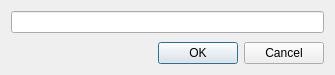
<?xml version="1.0" encoding="UTF-8"?>
<ui version="4.0">
 <class>FindCommitDialog</class>
 <widget class="QDialog" name="FindCommitDialog">
  <property name="geometry">
   <rect>
    <x>0</x>
    <y>0</y>
    <width>335</width>
    <height>75</height>
   </rect>
  </property>
  <property name="windowTitle">
   <string>Find Commit</string>
  </property>
  <layout class="QVBoxLayout" name="verticalLayout">
   <item>
    <widget class="QLineEdit" name="lineEdit"/>
   </item>
   <item>
    <spacer name="verticalSpacer">
     <property name="orientation">
      <enum>Qt::Vertical</enum>
     </property>
     <property name="sizeHint" stdset="0">
      <size>
       <width>20</width>
       <height>1</height>
      </size>
     </property>
    </spacer>
   </item>
   <item>
    <layout class="QHBoxLayout" name="horizontalLayout">
     <item>
      <spacer name="horizontalSpacer">
       <property name="orientation">
        <enum>Qt::Horizontal</enum>
       </property>
       <property name="sizeHint" stdset="0">
        <size>
         <width>40</width>
         <height>20</height>
        </size>
       </property>
      </spacer>
     </item>
     <item>
      <widget class="QPushButton" name="pushButton">
       <property name="enabled">
        <bool>true</bool>
       </property>
       <property name="text">
        <string>OK</string>
       </property>
      </widget>
     </item>
     <item>
      <widget class="QPushButton" name="pushButton_2">
       <property name="text">
        <string>Cancel</string>
       </property>
      </widget>
     </item>
    </layout>
   </item>
  </layout>
 </widget>
 <resources/>
 <connections>
  <connection>
   <sender>pushButton</sender>
   <signal>clicked()</signal>
   <receiver>FindCommitDialog</receiver>
   <slot>accept()</slot>
   <hints>
    <hint type="sourcelabel">
     <x>245</x>
     <y>46</y>
    </hint>
    <hint type="destinationlabel">
     <x>222</x>
     <y>49</y>
    </hint>
   </hints>
  </connection>
  <connection>
   <sender>pushButton_2</sender>
   <signal>clicked()</signal>
   <receiver>FindCommitDialog</receiver>
   <slot>reject()</slot>
   <hints>
    <hint type="sourcelabel">
     <x>377</x>
     <y>53</y>
    </hint>
    <hint type="destinationlabel">
     <x>394</x>
     <y>55</y>
    </hint>
   </hints>
  </connection>
 </connections>
</ui>
